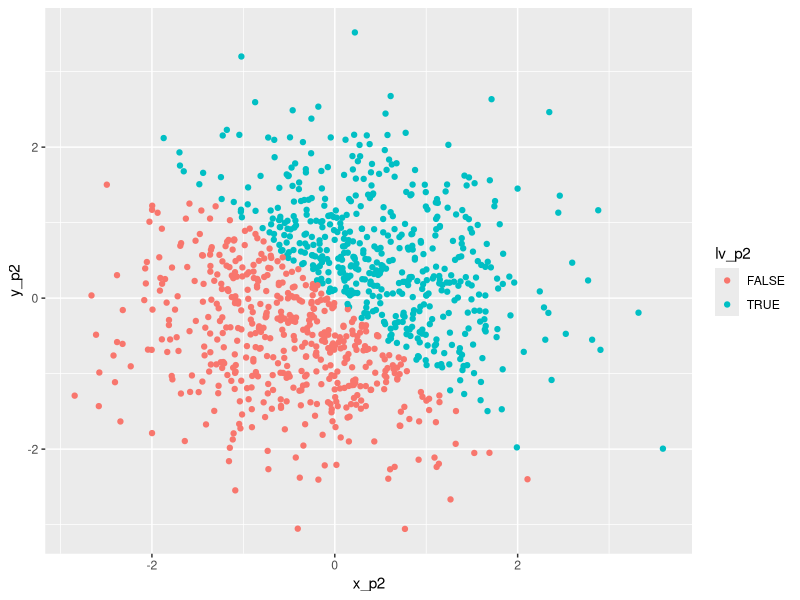
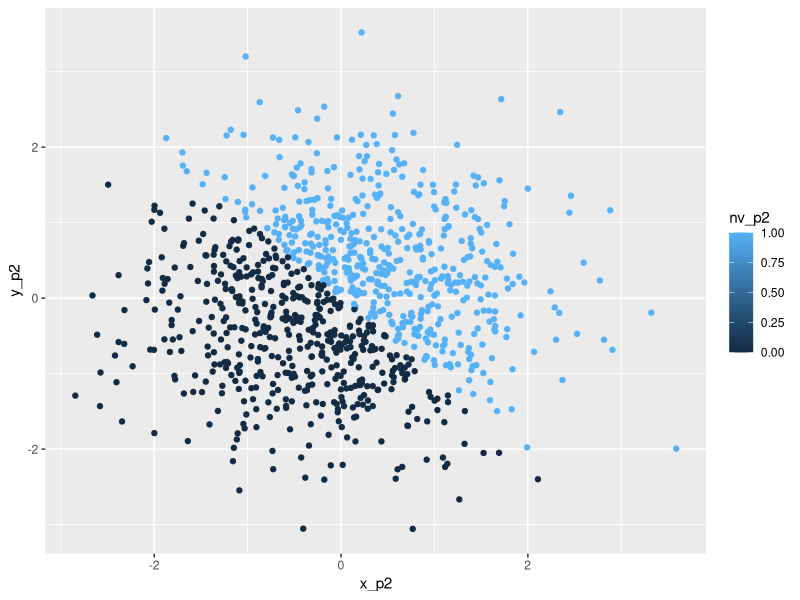
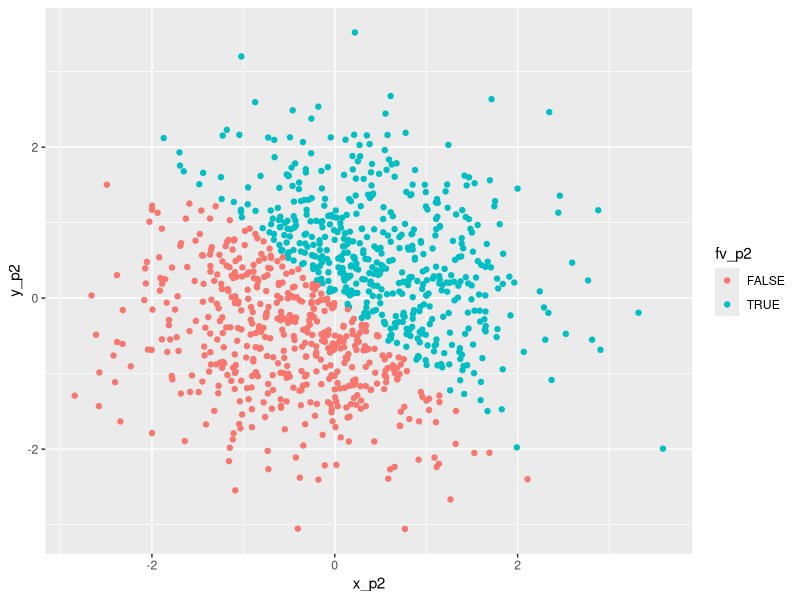
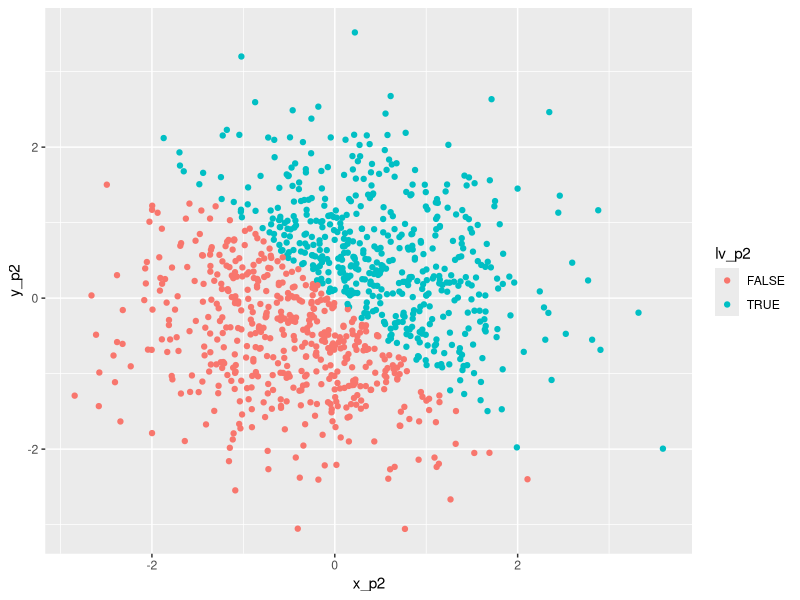

Write R code to recreate these figures, in order.
## ---- chunk 1
library(tidyverse)
library(ggplot2)
## ---- chunk 2
set.seed(13)
rs_p1 = runif(10,0,5)     # create random_sample

lv_p1 = as.logical(ifelse(rs_p1 > 2, 1, 0))   # create logical vector

cv_p1 = c("A", "N", "A", "P", "P", "L", "E", "A", "N", "D")    # create character vector

fv_p1 = factor(c("A", "N", "A", "P", "P", "L", "E", "A", "N", "D"))      # create factor vector

df_p1 = data.frame(rs_p1, lv_p1, cv_p1, fv_p1)   # create data frame

df_p1  # show data frame
## ---- chunk 3
mean(rs_p1)   #get the mean of rs_p1

mean(lv_p1)   #get the mean of lv_p1

mean(cv_p1)   #get the mean of cv_p1

mean(fv_p1)   #get the mean of fv_p1
## ---- chunk 4
as.factor(cv_p1)
as.numeric(as.factor(cv_p1))

as.character(fv_p1)
as.numeric(as.character(fv_p1))
## ---- chunk 5
set.seed(13)
x_p2 = rnorm(1000)       # create x

set.seed(3)
y_p2 = rnorm(1000)       # create y

lv_p2 = as.logical(ifelse(x_p2 + y_p2 > 0, 1, 0))   # create logical vector

nv_p2 = as.numeric(lv_p2)     # create numeric vector

fv_p2 = as.factor(lv_p2)    # create factor vector

df_p2 = data.frame(x_p2, y_p2, lv_p2, nv_p2, fv_p2)   # create data frame
head(df_p2)      #show first few lines of data frame
## ---- chunk 6
pic1_p2 = ggplot(df_p2, aes(x = x_p2, y = y_p2, color = lv_p2)) + geom_point()
pic1_p2
## ---- chunk 7
pic2_p2 = ggplot(df_p2, aes(x = x_p2, y = y_p2, color = nv_p2)) + geom_point()
pic2_p2
## ---- chunk 8
pic3_p2 = ggplot(df_p2, aes(x = x_p2, y = y_p2, color = fv_p2)) + geom_point()
pic3_p2
## ---- chunk 9
ggsave(filename = "pic1_p2.jpeg", plot = pic1_p2)
